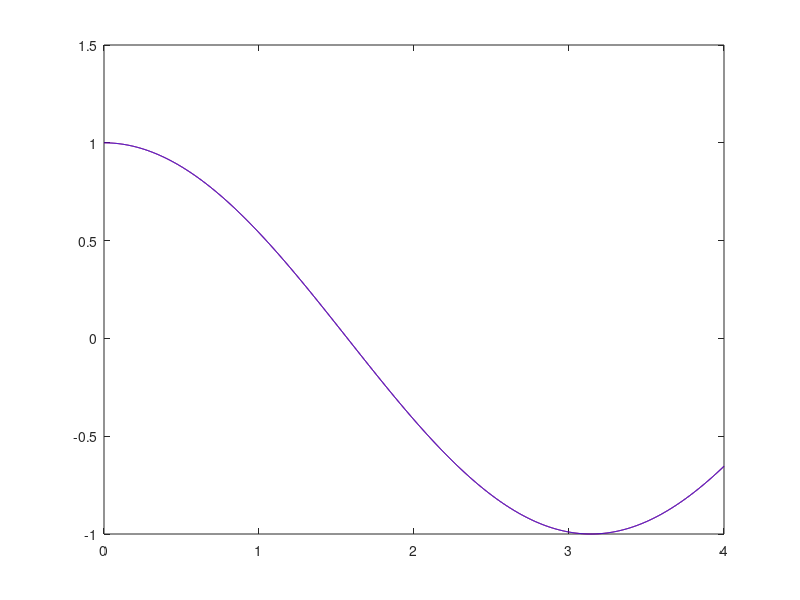
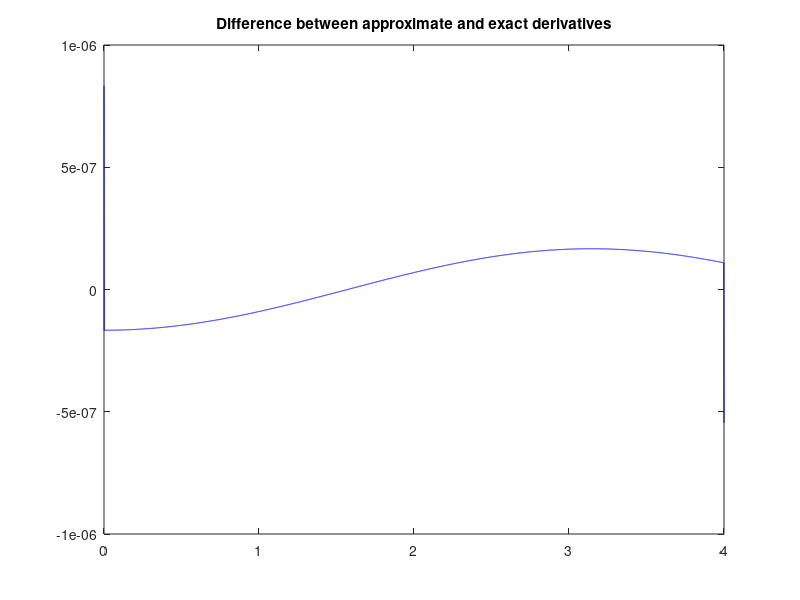

Here is the MATLAB script that generated these plots, in order:
dfdx=(sin(1+1e-5)-sin(1-1e-5))/2e-5
format long
dfdx/cos(1)

d2fdx2=(sin(1+1e-4)-2*sin(1)+sin(1-1e-4))/1e-8
format long 
d2fdx2/(-sin(1))

clear; close all;
dx=1/1000; x=0:dx:4; N=length(x); f=sin(x);
% Do the derivative at the interior points all at once using
% the colon command
dfdx(2:N-1)=(f(3:N)-f(1:N-2))/(2*dx);
% linearly extrapolate to the end points
dfdx(1)=2*dfdx(2)-dfdx(3); dfdx(N)=2*dfdx(N-1)-dfdx(N-2);
% now plot both the approximate derivative and the exact
% derivative cos(x) to see how well we did
plot(x,dfdx,'r-',x,cos(x),'b-')
% also plot the difference between the approximate and exact
figure
plot(x,dfdx-cos(x),'b-')
title('Difference between approximate and exact derivatives')

%% 
clear; close all;
N=4000; a=0; b=5; dx=(b-a)/N;
x=.5*dx:dx:b-.5*dx; % build an x array of centered values
f=cos(x); % load the function
% do the approximate integral
s=sum(f)*dx
% compare with the exact answer, which is sin(5)
err=s-sin(5)